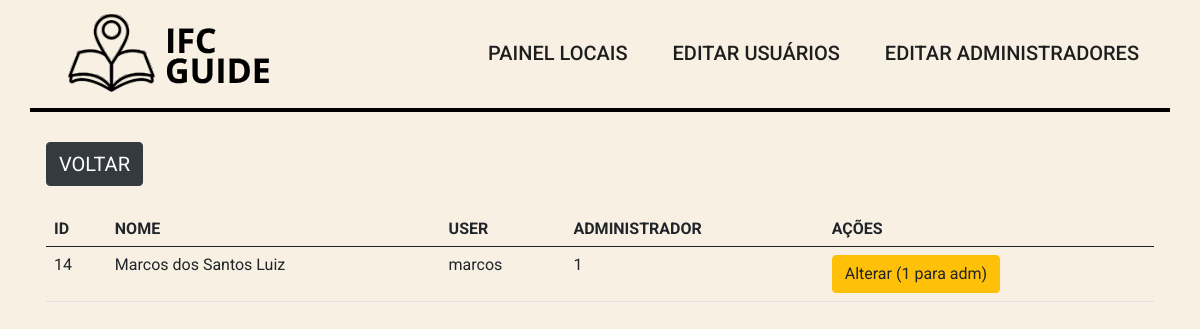
Screenshot of /views/painel-adm.php (signed in) with the database file from the repository.
### tables this page shows
CREATE TABLE `usuario` (
  `nome` varchar(100) NOT NULL,
  `user` varchar(50) NOT NULL,
  `email` varchar(100) NOT NULL,
  `senha` varchar(250) NOT NULL,
  `id` int(11) NOT NULL AUTO_INCREMENT,
  `admuser` tinyint(1) NOT NULL DEFAULT 0,
  PRIMARY KEY (`id`),
  UNIQUE KEY `nome` (`nome`),
  UNIQUE KEY `user` (`user`),
  UNIQUE KEY `email` (`email`)
);

### php/getusers.php (called while the page is built, shortened)
<?php
require('../php/config.php');
$id = $_SESSION['id'];
if ($id) {
    $sql = $pdo->prepare('SELECT * FROM usuario WHERE id = :id');
    $sql->bindValue('id', $id);
    $sql->execute();
}
$sql = $pdo->query("SELECT * FROM usuario");
if ($sql->rowCount() > 0) {
    $infoall = $sql->fetchAll(PDO::FETCH_ASSOC);
}

### views/painel-adm.php (the view, shortened to what this page needs)
<?php
require('../php/config.php');
require('../php/getusers.php');
require('header.php');
?>
<!DOCTYPE html>
<html lang="pt-br">
<head>
    <link rel="stylesheet" href="../assets/css/main.css" />
</head>
<body>
    <div class="container">
        <a class="back-button btn btn-dark" href="home.php">Voltar</a>
        <table class="table table-responsive table-hover ">
            <thead>
                <tr>
                    <th scope="col">id</th>
                    <th scope="col">Nome</th>
                    <th scope="col">User</th>
                    <th scope="col">Administrador</th>
                    <th scope="col">Ações</th>
                </tr>
            </thead>
            <tbody>
                <?php foreach ($infoall as $info) : ?>
                    <tr>
                        <td><?php echo $info['id']; ?></td>
                        <td><?php echo $info['nome']; ?></td>
                        <td><?php echo $info['user']; ?></td>
                        <td><?php echo $info['admuser']; ?></td>
                        <td>
                            <a class="btn btn-warning" href="../php/admin.php?id=<?= $info['id']; ?>">Alterar (1 para adm)</a>
                        </td>
                    </tr>
            </tbody>
        <?php endforeach; ?>
        </table>
    </div>
</body>
</html>

### assets/css/config.css (style rules this page uses)
:root { --primary: #2f9e41; --secondary: #C90C0F; --tertiary: #1E1E1E; --tertiary-light: #1f1a2b; }

### assets/css/global.css (style rules this page uses)
body, html { font-family: "Roboto", sans-serif; box-sizing: border-box; margin: 0px; padding: 0px; background-color: #F8F0E3; }
.back-button { margin-bottom: 25px; font-size: 20px; text-transform: uppercase; }
table th { text-transform: uppercase; }

### rows the page displays
usuario: id "14", nome "Marcos dos Santos Luiz", user "marcos", admuser "1"
